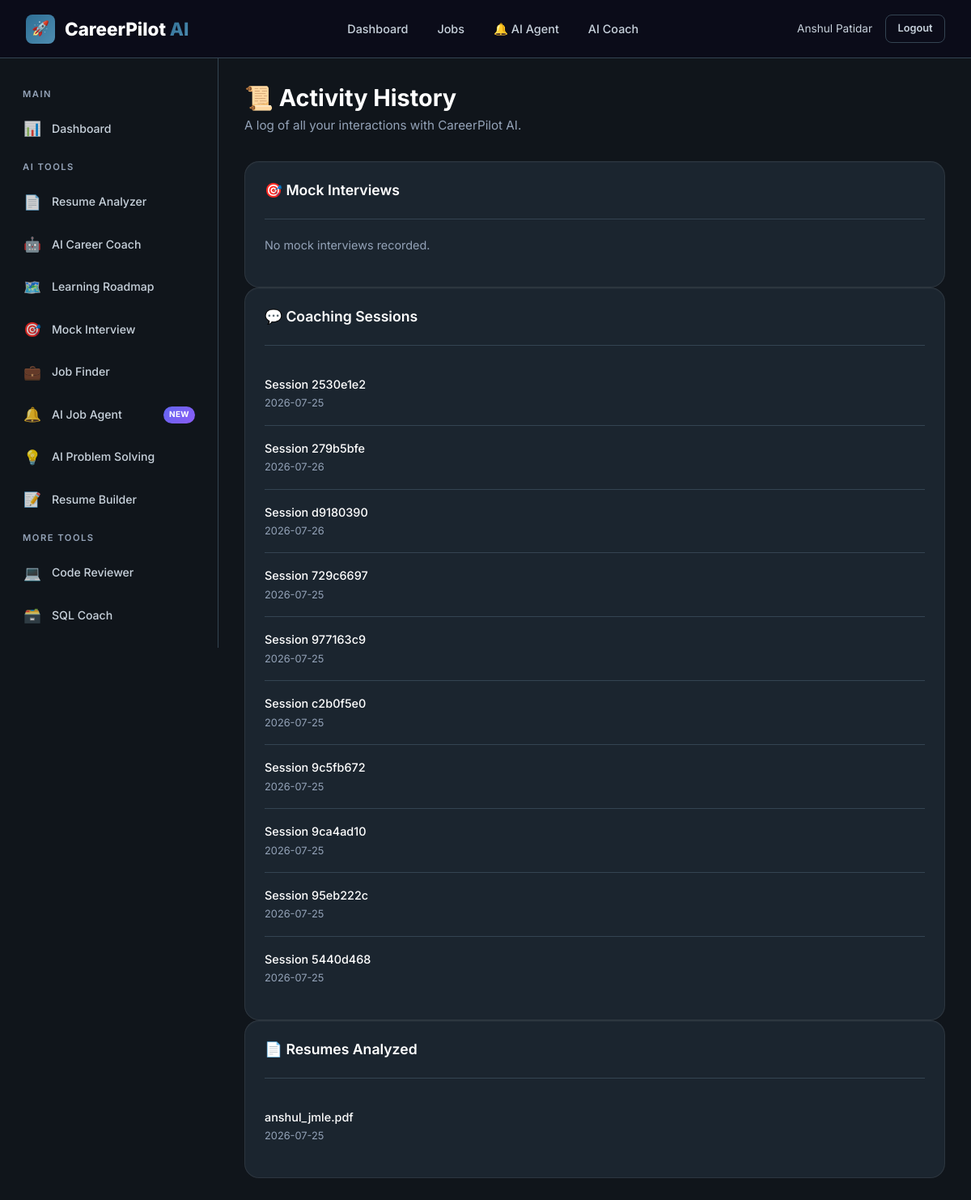
Screenshot of /profile/history (signed in) with the database file from the repository.
### tables this page shows
CREATE TABLE chat_sessions (
            session_id TEXT PRIMARY KEY,
            user_id INTEGER NOT NULL,
            title TEXT DEFAULT 'New Conversation',
            is_pinned INTEGER DEFAULT 0,
            is_archived INTEGER DEFAULT 0,
            created_at TIMESTAMP DEFAULT CURRENT_TIMESTAMP,
            updated_at TIMESTAMP DEFAULT CURRENT_TIMESTAMP,
            FOREIGN KEY (user_id) REFERENCES users(id) ON DELETE CASCADE
        );

CREATE TABLE resumes (
    id INTEGER PRIMARY KEY AUTOINCREMENT,
    user_id INTEGER NOT NULL,
    filename TEXT NOT NULL,
    original_name TEXT NOT NULL,
    file_size INTEGER DEFAULT 0,
    raw_text TEXT DEFAULT '',
    parsed_data TEXT DEFAULT '{}',
    is_primary INTEGER DEFAULT 0,
    uploaded_at TIMESTAMP DEFAULT CURRENT_TIMESTAMP,
    FOREIGN KEY (user_id) REFERENCES users(id) ON DELETE CASCADE
);

### backend/routes/profile.py (the view)
@profile_bp.route('/history')
@login_required
def history():
    user_id = session['user_id']
    from backend.models.resume import ResumeModel
    from backend.models.job import JobModel
    from backend.models.interview import InterviewModel
    chats      = ChatModel.get_user_sessions(user_id)
    resumes    = ResumeModel.get_by_user(user_id)
    interviews = InterviewModel.get_by_user(user_id)
    return render_template('profile/history.html',
                           chats=chats, resumes=resumes, interviews=interviews)

### backend/database/db.py (called while the page is built)
def get_db_path() -> str:
    base_dir = os.path.dirname(os.path.dirname(os.path.dirname(os.path.abspath(__file__))))
    return os.path.join(base_dir, DATABASE_PATH)

def get_connection(db_path: Optional[str] = None) -> sqlite3.Connection:
    path = db_path or get_db_path()
    conn = sqlite3.connect(path)
    conn.row_factory = sqlite3.Row
    conn.execute("PRAGMA foreign_keys = ON")
    conn.execute("PRAGMA journal_mode = WAL")
    return conn

@contextmanager
def get_db(db_path: Optional[str] = None):
    conn = get_connection(db_path)
    try:
        yield conn
        conn.commit()
    except Exception:
        conn.rollback()
        raise
    finally:
        conn.close()

def execute_query(query: str, params: tuple = (), db_path: Optional[str] = None) -> list[dict]:
    from backend.utils.logger import db_logger
    import time
    start = time.time()
    with get_db(db_path) as db:
        cursor = db.execute(query, params)
        rows = cursor.fetchall()
        duration = int((time.time() - start) * 1000)
        table = query.split('FROM')[1].split('WHERE')[0].strip() if 'FROM' in query else 'unknown'
        log_msg = f"\n[DB]\nSELECT\n{table}\nRows:{len(rows)}\n{duration} ms"
        db_logger.info(log_msg)
        return [dict(row) for row in rows]

### backend/models/chat.py (called while the page is built)
    @staticmethod
    def get_user_sessions(user_id: int, module: str = None) -> list[dict]:
        return execute_query(
            """
            SELECT
                cs.session_id,
                cs.title,
                cs.is_pinned,
                cs.is_archived,
                cs.created_at as session_created_at,
                cs.updated_at,
                MIN(ch.created_at) as started_at,
                MAX(ch.created_at) as last_message,
                COUNT(ch.id) as message_count
            FROM chat_sessions cs
            LEFT JOIN chat_history ch ON cs.session_id = ch.session_id
            WHERE cs.user_id = ? AND cs.is_archived = 0
            GROUP BY cs.session_id
            ORDER BY cs.is_pinned DESC, cs.updated_at DESC
            """,
            (user_id,)
        )

### backend/models/interview.py (called while the page is built)
    @staticmethod
    def get_by_user(user_id: int, limit: int = 20) -> list[dict]:
        return execute_query(
            """SELECT *, conducted_at AS created_at FROM interview_history WHERE user_id = ?
               ORDER BY conducted_at DESC LIMIT ?""",
            (user_id, limit)
        )

### templates/profile/history.html
{% extends "base.html" %}
{% block content %}
{% include "components/sidebar.html" %}
<main class="main-content">
    <div class="page-header reveal">
        <h1>📜 Activity History</h1>
        <p class="page-subtitle">A log of all your interactions with CareerPilot AI.</p>
    </div>
    <div class="grid-3 reveal delay-1">
        <div class="card">
            <div class="card-header">
                <h3 class="card-title">🎯 Mock Interviews</h3>
            </div>
            {% if interviews %}
                <ul class="activity-list">
                    {% for item in interviews[:10] %}
                    <li class="activity-item">
                        <div class="activity-content">
                            <div class="flex-between">
                                <div class="activity-title">{{ item.role }}</div>
                                <span>Score: {{ item.overall_score }}</span>
                            </div>
                            <div class="activity-desc">{{ item.created_at.split(' ')[0] if item.created_at else 'Unknown' }} • {{ item.difficulty | title }}</div>
                        </div>
                    </li>
                    {% endfor %}
                </ul>
            {% else %}
                <p style="color: var(--text-tertiary); font-size: 0.9rem;">No mock interviews recorded.</p>
            {% endif %}
        </div>
        <div class="card">
            <div class="card-header">
                <h3 class="card-title">💬 Coaching Sessions</h3>
            </div>
            {% if chats %}
                <ul class="activity-list">
                    {% for item in chats[:10] %}
                    <li class="activity-item">
                        <div class="activity-content">
                            <div class="activity-title text-truncate" style="max-width: 250px;">Session {{ item.session_id[:8] }}</div>
                            <div class="activity-desc">{{ item.started_at.split(' ')[0] if item.started_at else 'Unknown' }}</div>
                        </div>
                    </li>
                    {% endfor %}
                </ul>
            {% else %}
                <p style="color: var(--text-tertiary); font-size: 0.9rem;">No chat history.</p>
            {% endif %}
        </div>
        <div class="card">
            <div class="card-header">
                <h3 class="card-title">📄 Resumes Analyzed</h3>
            </div>
            {% if resumes %}
                <ul class="activity-list">
                    {% for item in resumes[:10] %}
                    <li class="activity-item">
                        <div class="activity-content">
                            <div class="activity-title">{{ item.original_name }}</div>
                            <div class="activity-desc">{{ item.uploaded_at.split(' ')[0] if item.uploaded_at else 'Unknown' }}</div>
                        </div>
                    </li>
                    {% endfor %}
                </ul>
            {% else %}
                <p style="color: var(--text-tertiary); font-size: 0.9rem;">No resumes uploaded.</p>
            {% endif %}
        </div>
    </div>
</main>
{% endblock %}

### static/css/main.css (style rules this page uses)
:root { --primary: #2E6F95; --primary-light: #4F8DB1; --primary-dark: #1E5678; --primary-glow: rgba(46, 111, 149, 0.25); --accent: #D9A441; --accent-light: #E8C66D; --accent-dark: #B98524; --accent-glow: rgba(217, 164, 65, 0.20); --bg-primary: #10151B; --bg-secondary: #17212B; --bg-tertiary: #202B36; --bg-card: #232F3B; --bg-card-hover: #2A3847; --bg-input: #1B2631; --bg-glass: rgba(35, 47, 59, 0.70); --text-primary: #FFFFFF; --text-secondary: #C8D2DC; --text-tertiary: #94A3B8; --text-muted: #718096; --border: #344452; --border-light: rgba(255,255,255,0.05); --border-active: var(--primary); --success: #3BA55C; --warning: #F4B942; --danger: #E25555; --info: #5DA9E9; --shadow-sm: 0 2px 6px rgba(0,0,0,.18); --shadow-md: 0 8px 24px rgba(0,0,0,.28); --shadow-lg: 0 18px 50px rgba(0,0,0,.45); --shadow-glow: 0 0 35px rgba(46,111,149,.18); --shadow-card: inset 0 1px 0 rgba(255,255,255,.03); --glass-bg: rgba(35,47,59,.65); --glass-border: rgba(255,255,255,.08); --glass-blur: blur(24px); --font-primary: "Inter", -apple-system, BlinkMacSystemFont, "Segoe UI", sans-serif; --font-mono: "JetBrains Mono", monospace; --sidebar-width: 270px; --navbar-height: 72px; --radius-xs: 4px; --radius-sm: 8px; --radius-md: 12px; --radius-lg: 18px; --radius-xl: 24px; --radius-2xl: 32px; --radius-full: 999px; --transition-fast: .15s ease; --transition-normal: .30s ease; --transition-slow: .50s ease; --gradient-primary: linear-gradient( 135deg, #2E6F95 0%, #4F8DB1 100% ); --gradient-accent: linear-gradient( 135deg, #D9A441 0%, #E8C66D 100% ); --gradient-card: linear-gradient( 180deg, rgba(255,255,255,.03), rgba(255,255,255,.01) ); --gradient-bg: radial-gradient( circle at top right, rgba(46,111,149,.08), transparent 40% ), radial-gradient( circle at bottom left, rgba(217,164,65,.05), transparent 35% ); --btn-primary-bg: var(--gradient-primary); --btn-primary-hover: linear-gradient( 135deg, #3C7CA3, #5C99BD ); --btn-primary-text: #FFFFFF; --btn-secondary-bg: var(--gradient-accent); --btn-secondary-text: #1A1A1A; --hero-overlay: linear-gradient( 135deg, rgba(16,21,27,.92), rgba(23,33,43,.90) ); --chart-1: #2E6F95; --chart-2: #D9A441; --chart-3: #5DA9E9; --chart-4: #6BCB77; --chart-5: #F4B942; --chart-6: #E25555; --scrollbar-bg: #17212B; --scrollbar-thumb: #344452; --scrollbar-hover: #2E6F95; }
*, *::before, *::after { margin: 0; padding: 0; box-sizing: border-box; }
html { scroll-behavior: smooth; -webkit-font-smoothing: antialiased; -moz-osx-font-smoothing: grayscale; }
body { font-family: var(--font-primary); background: var(--bg-primary); color: var(--text-primary); line-height: 1.6; min-height: 100vh; overflow-x: hidden; }
h1, h2, h3, h4, h5, h6 { font-weight: 700; line-height: 1.2; margin-bottom: 0.5em; color: var(--text-primary); }
h1 { font-size: 2.5rem; }
h3 { font-size: 1.5rem; }
p { color: var(--text-secondary); margin-bottom: 1rem; }
.main-content { margin-left: var(--sidebar-width); margin-top: var(--navbar-height); padding: 2rem; min-height: calc(100vh - var(--navbar-height)); }
.page-header { margin-bottom: 2rem; }
.page-header h1 { font-size: 1.8rem; font-weight: 700; margin-bottom: 0.25rem; }
.page-header .page-subtitle { color: var(--text-tertiary); font-size: 0.95rem; }
.grid-3 { grid-template-columns: repeat(3, 1fr); }

### static/css/components.css (style rules this page uses)
.card { background: var(--glass-bg); backdrop-filter: var(--glass-blur); -webkit-backdrop-filter: var(--glass-blur); border: 1px solid var(--glass-border); border-radius: var(--radius-lg); padding: 1.5rem; box-shadow: var(--shadow-card); transition: all var(--transition-normal); }
.card-header { display: flex; align-items: center; justify-content: space-between; margin-bottom: 1.25rem; padding-bottom: 1rem; border-bottom: 1px solid var(--border); }
.card-title { font-size: 1.1rem; font-weight: 600; color: var(--text-primary); }

### static/css/dashboard.css (style rules this page uses)
.activity-list { list-style: none; }
.activity-item { display: flex; align-items: flex-start; gap: 1rem; padding: 1rem 0; border-bottom: 1px solid var(--border); }
.activity-item:last-child { border-bottom: none; }
.activity-content { flex: 1; }
.activity-content .activity-title { font-size: 0.9rem; font-weight: 500; color: var(--text-primary); margin-bottom: 0.15rem; }
.activity-content .activity-desc { font-size: 0.8rem; color: var(--text-tertiary); }

### static/css/animations.css (style rules this page uses)
.reveal { opacity: 0; transform: translateY(30px); transition: all 0.6s ease; }
.reveal.visible { opacity: 1; transform: translateY(0); }
.delay-1 { transition-delay: 0.1s !important; }

### rows the page displays
chat_sessions: session_id "2530e1e2", started_at "2026-07-25"
chat_sessions: session_id "279b5bfe", started_at "2026-07-26"
chat_sessions: session_id "d9180390", started_at "2026-07-26"
chat_sessions: session_id "729c6697", started_at "2026-07-25"
chat_sessions: session_id "977163c9", started_at "2026-07-25"
chat_sessions: session_id "c2b0f5e0", started_at "2026-07-25"
chat_sessions: session_id "9c5fb672", started_at "2026-07-25"
chat_sessions: session_id "9ca4ad10", started_at "2026-07-25"
chat_sessions: session_id "95eb222c", started_at "2026-07-25"
chat_sessions: session_id "5440d468", started_at "2026-07-25"
resumes: original_name "anshul_jmle.pdf", uploaded_at "2026-07-25"

### other values shown
{{ current_user.full_name }} "Anshul Patidar"
